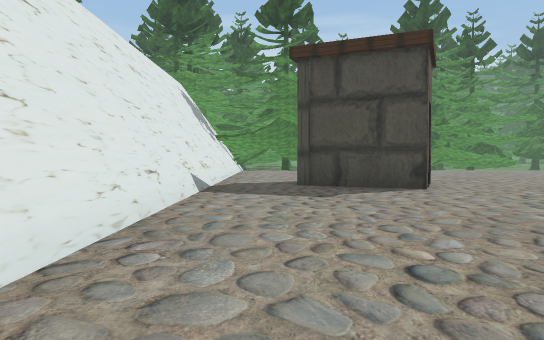
View 1 (above)

24 first-person views from a walk through a 3-D level made in the Unity game engine. The camera is 1.3 m above the floor, tilts 2° down and sees 70° across. The floor is counted in squares, 2 m on a side. Each view is taken from the middle of a square. On the plan, view 1 faces up. The plan holds only what a view shows up to about 11 squares ahead; the rest is blank. The place goes on beyond the plan. The player character is not drawn. Some surface patterns are stand-ins.

View 2
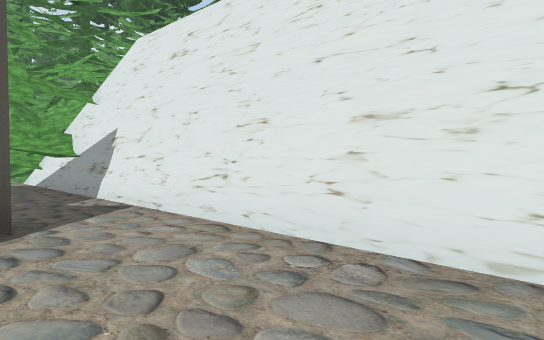

View 3
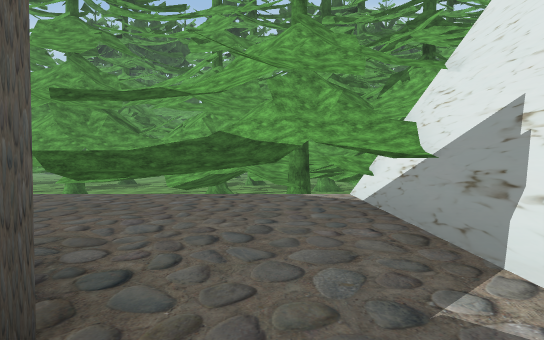

View 4
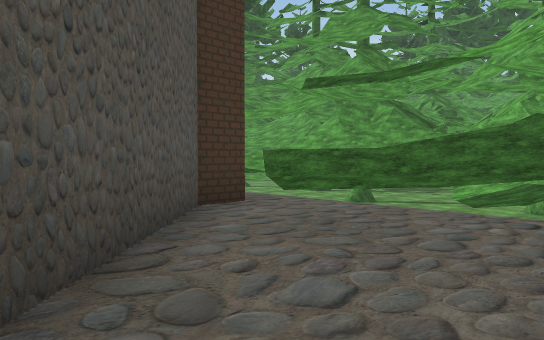

View 5
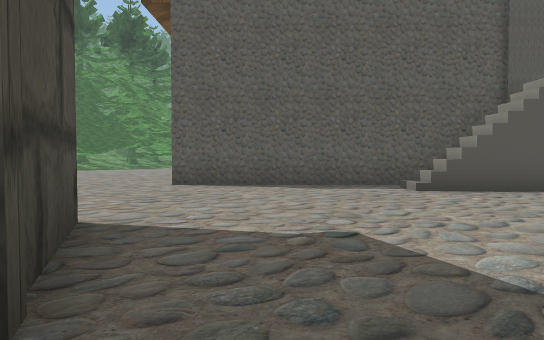

View 6
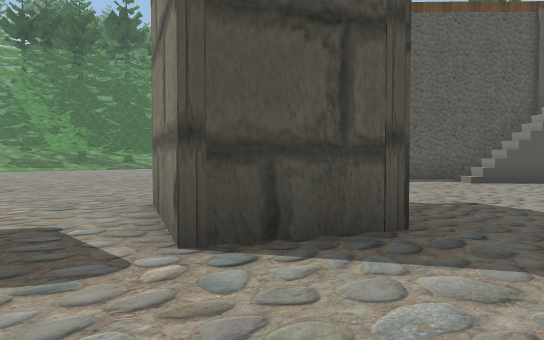

View 7
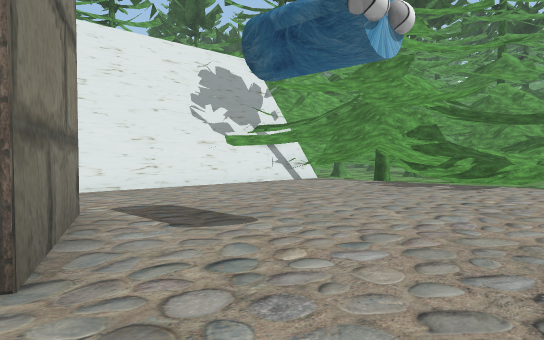

View 8
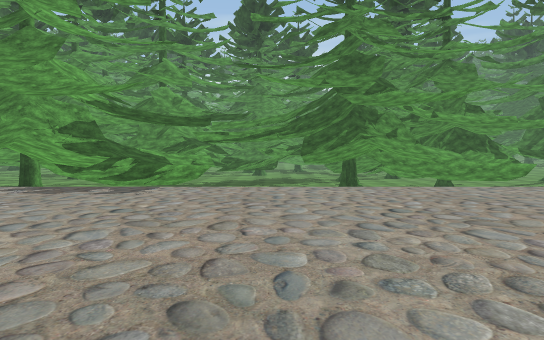

View 9
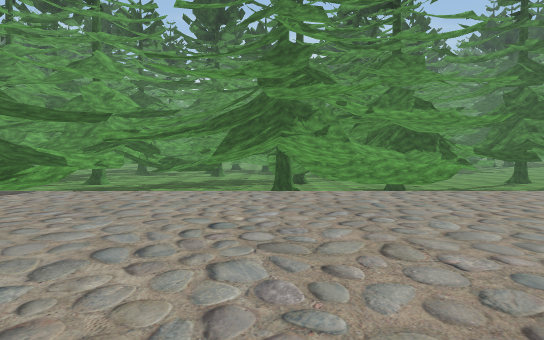

View 10
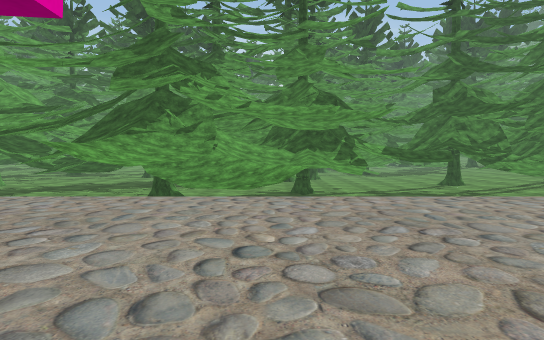

View 11
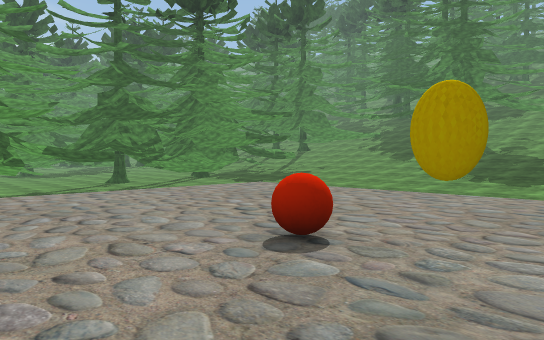

View 12
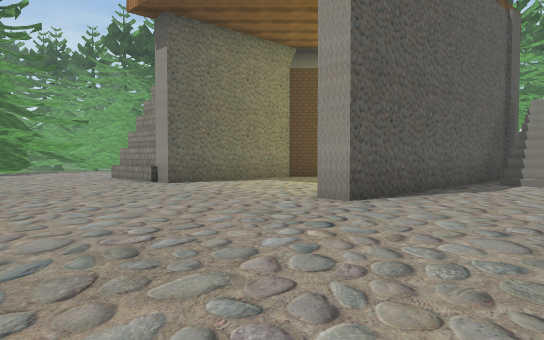

View 13
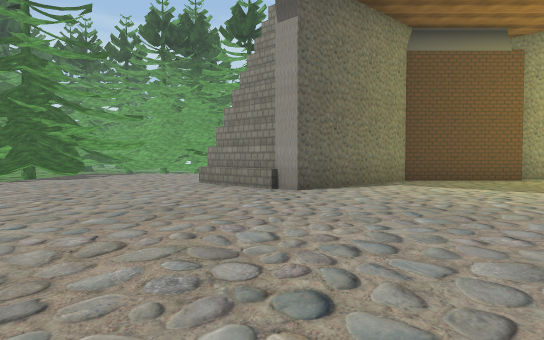

View 14
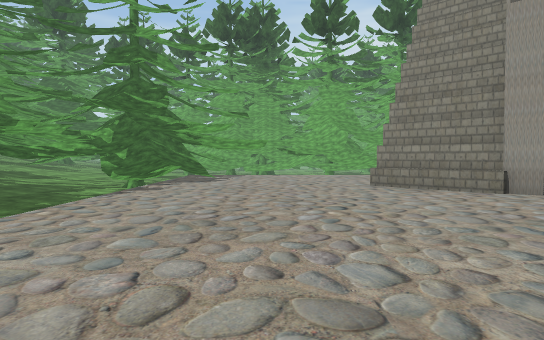

View 15
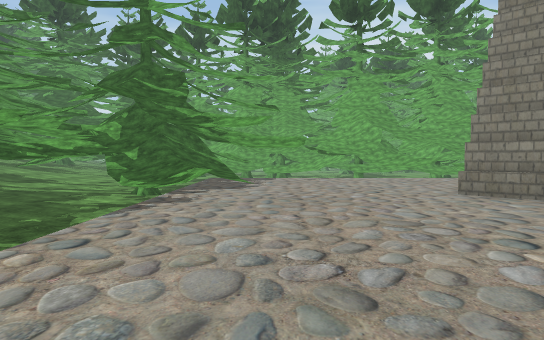

View 16
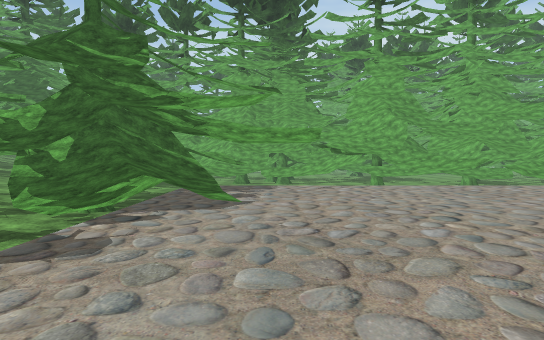

View 17
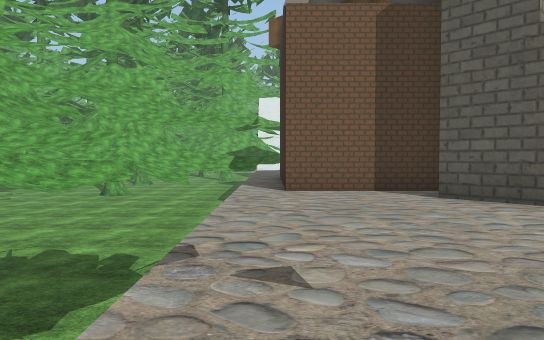

View 18
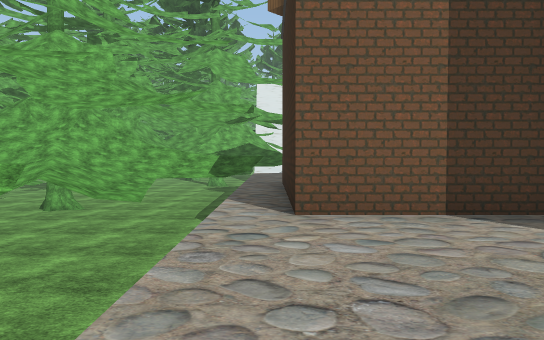

View 19
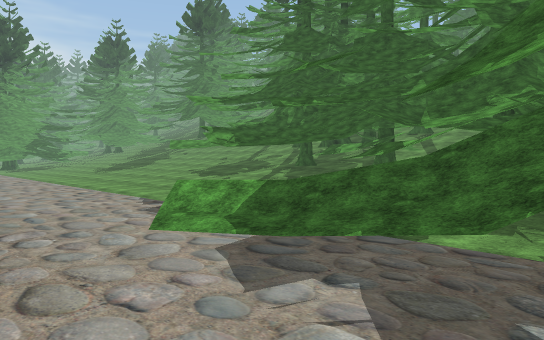

View 20
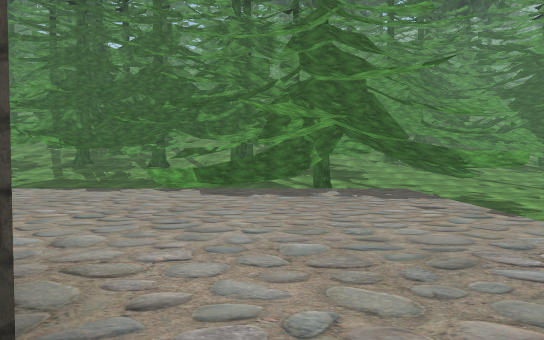

View 21
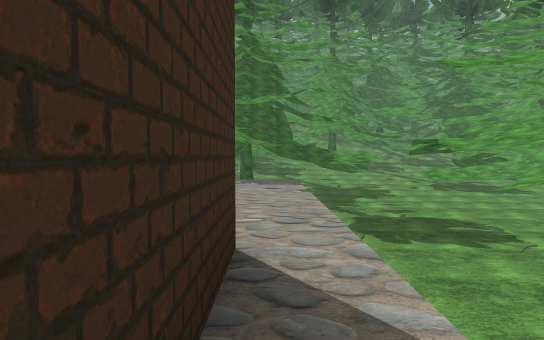

View 22
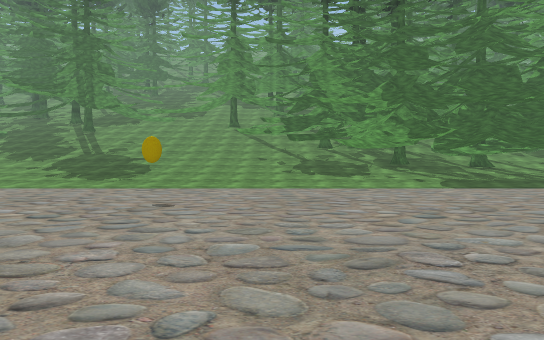

View 23
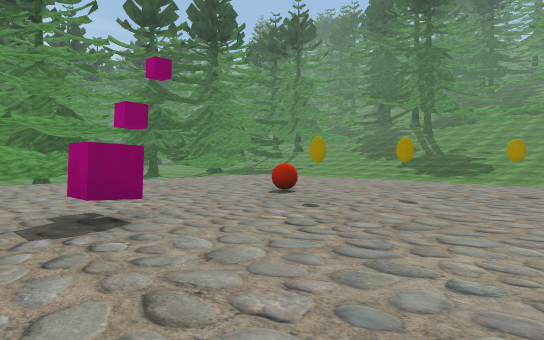

View 24
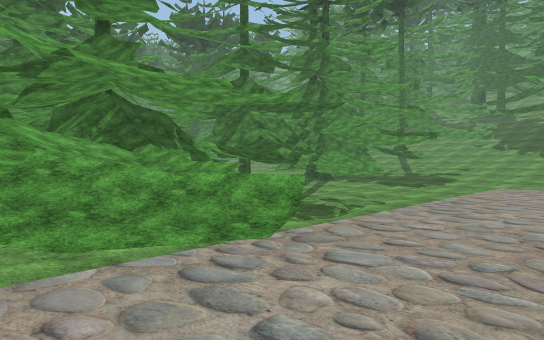

### Floor plan
Key: @ floor where view 1 was taken; # wall or solid block; . main floor; : floor 0.5 m higher than the main floor; + floor 1.75 m higher than the main floor; / step, stairs or slope; = window, fence, low wall or low ledge; ^ raised ledge; v drop or lower ground; H house; T pine tree; B ball; O other object.
Columns run from 3 left of view 1 to 21 right of it. Each row starts with its distance up from view 1.
 23        T     TT #TT#TTOOO
 22     TTTTTT T  TTTTTT##O
 21     T T###TTTTTTT^vvvvT T
 20      TTT##TTTT T#vvvvvvvv
 19    #TTTT=# TT         vvv
 18    ..TT//./+T//......v  v
 17  #T..TT//.///........  vv
 16  #..TTT..............v vv
 15  #..//...............v vv
 14  #...................v vv
 13  #..............B....v vv
 12  #...........O.......v vv
 11  #...............#...v vv
 10  #..HHH............#.v vv
  9  #..H.#..............v vv
  8  #...H#..............v vv
  7  #...................v vv
  6  #...................vvvT
  5  #...................vvvT
  4  #.......HH..........vvvT
  3  #......HH...........vvTT
  2  #.....HH............v
  1  #...#HH.............vvTT
  0  #.@#HH .....H#......vv
 -1  #..HH  ....H###.....vv##
 -2  #...H ....H  ##....//#TT
 -3  #...HH.#####.#.....: TTO
 -4  #....HH  # #.......TTT#T
 -5  TT.TTT# ####........T##O
 -6 T#TTTTT###...........## O
 -7 TTTTTT  #TT#vvvvvvvvTTTT
 -8 TT TTT T TTTTTTvvvvvTTTT
 -9 TTTT TTT##TTTTT####vT  T

Positions as (right, up) in squares from view 1, and headings:
1: (0, 0), facing up
2: (1, 4), facing down-left
3: (0, 0), facing down
4: (0, -2), facing down-right
5: (-1, 9), facing down-right
6: (-1, 12), facing down-right
7: (6, 9), facing up-left
8: (6, 10), facing up
9: (8, 11), facing up
10: (11, 12), facing up
11: (11, 11), facing up-right
12: (8, 10), facing down
13: (11, 8), facing down
14: (15, 7), facing down
15: (16, 5), facing down
16: (16, 2), facing down
17: (17, -6), facing left
18: (14, -6), facing left
19: (15, -5), facing up-right
20: (10, -4), facing right
21: (7, -6), facing right
22: (10, 8), facing right
23: (8, 8), facing up-right
24: (9, 16), facing up-right
